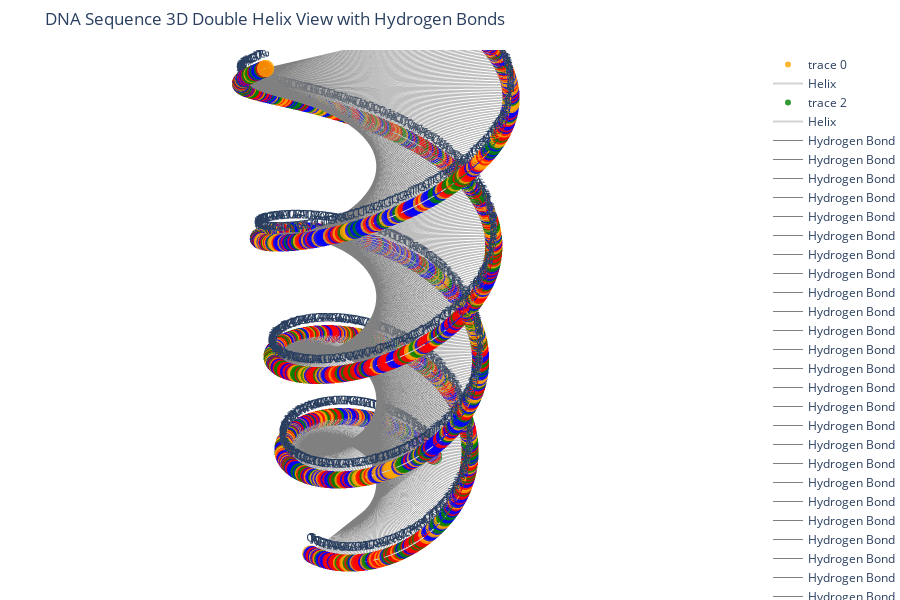

Notebook source saved alongside this figure:
### Code cell
import pandas as pd
import numpy as np
import plotly.graph_objects as go

# 读取DNA序列
df = pd.read_csv('Otter.csv')  # 修改为对应组的文件名
sequence = ''.join(df.iloc[:10, 0].astype(str).tolist())

# 碱基互补配对
complementary_base = {'A': 'T', 'T': 'A', 'C': 'G', 'G': 'C'}
complementary_sequence = ''.join([complementary_base[b] for b in sequence])

# 螺旋参数
n = len(sequence)
theta = np.linspace(0, 4 * np.pi, n)
z = np.linspace(0, 10, n)
radius = 2

# 计算螺旋坐标
x = radius * np.cos(theta)
y = radius * np.sin(theta)

# 碱基颜色映射
base_colors = {'A': 'red', 'T': 'blue', 'C': 'green', 'G': 'orange'}
colors = [base_colors.get(b, 'gray') for b in sequence]
complementary_colors = [base_colors.get(b, 'gray') for b in complementary_sequence]

# 创建3D图
fig = go.Figure()

# 添加碱基球体（原始链）
fig.add_trace(go.Scatter3d(
    x=x, y=y, z=z,
    mode='markers+text',
    marker=dict(size=6, color=colors, opacity=0.8),
    text=list(sequence),
    textposition='top center'
))

# 添加螺旋线（原始链）
fig.add_trace(go.Scatter3d(
    x=x, y=y, z=z,
    mode='lines',
    line=dict(color='lightgray', width=2),
    name='Helix'
))

# 添加碱基球体（互补链）
fig.add_trace(go.Scatter3d(
    x=-x, y=-y, z=z,
    mode='markers+text',
    marker=dict(size=6, color=complementary_colors, opacity=0.8),
    text=list(complementary_sequence),
    textposition='top center'
))

# 添加螺旋线（互补链）
fig.add_trace(go.Scatter3d(
    x=-x, y=-y, z=z,
    mode='lines',
    line=dict(color='lightgray', width=2),
    name='Helix'
))

# 添加氢键
for i in range(n):
    fig.add_trace(go.Scatter3d(
        x=[x[i], -x[i]],
        y=[y[i], -y[i]],
        z=[z[i], z[i]],
        mode='lines',
        line=dict(color='gray', width=1),
        name='Hydrogen Bond'
    ))

fig.update_layout(
    scene=dict(
        xaxis=dict(visible=False),
        yaxis=dict(visible=False),
        zaxis=dict(visible=False)
    ),
    title='DNA Sequence 3D Double Helix View with Hydrogen Bonds',
    margin=dict(l=0, r=0, b=0, t=50),
    height=600
)

fig.show()
